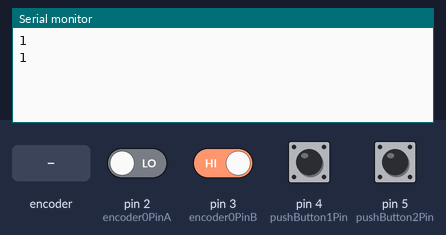
A sketch run on a simulated Arduino Leonardo, built with avr-gcc and run on an emulated ATmega32U4. Parts: the last lines printed to the serial monitor. Inputs (shaded band) come from the test bench; at power-on: pin 3 (encoder0PinB), pin 4 (pushButton1Pin), pin 5 (pushButton2Pin) HIGH, pin 2 (encoder0PinA) LOW. USB keyboard and mouse output is not drawn.

Above: at 1.2 s.
1.3 s: rotary encoder on pin 2 (encoder0PinA) / pin 3 (encoder0PinB) turned 1 step (first pin leading)
At 2.6 s:
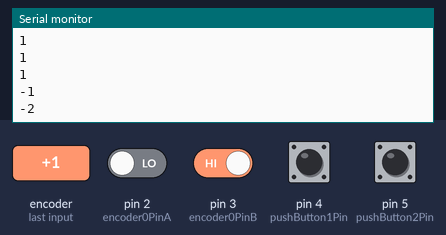
3.0 s: pin 4 (pushButton1Pin) pulled LOW for 0.15 s
At 4.3 s:
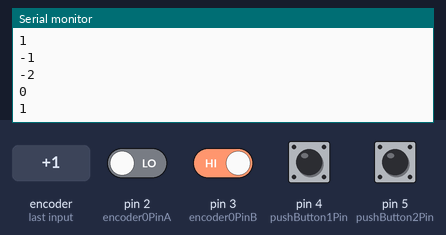
4.6 s: rotary encoder on pin 2 (encoder0PinA) / pin 3 (encoder0PinB) turned 1 step (first pin leading)
At 5.4 s:
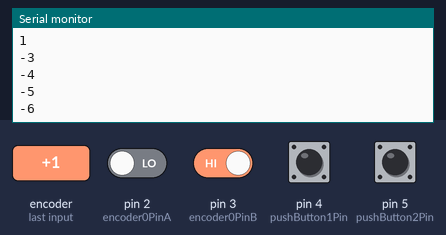
Timing chart, 0 to 7.6 s (numbered marks = the images above; inputs shaded):
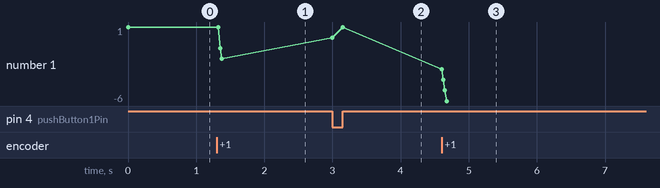

Measured:
- after the input at 1.3 s, the serial monitor: prints a new line after 0.05 s (image 1)
- after the input at 3.0 s, the serial monitor: prints a new line at once (image 2)
- after the input at 4.6 s, the serial monitor: prints a new line at once (image 3)
- plotted number 1: 1 → -2 after the input at 1.3 s, 1 → -6 after the input at 4.6 s

The sketch:

rotary-encoder-to-mouse.ino
```cpp
#include <Mouse.h>
#include <Keyboard.h>

#define encoder0PinA  2
#define encoder0PinB  3
#define pushButton1Pin  4
#define pushButton2Pin  5
#define maxEncoderValue  1024

char keyA = 'a';
char keyB = 'b';

int currentPushButton1State = 0;
int previousPushButton1State = 0;

int currentPushButton2State = 0;
int previousPushButton2State = 0;

float scrub = 0;
float encoderTick = 0;

volatile unsigned int currentEncoder0Pos = 0;
volatile unsigned int previouscurrentEncoder0Pos = 0;

long wheelValue = 0;

bool isWheelValuePositive = true;

void setup() {
  pinMode(encoder0PinA, INPUT);
  pinMode(encoder0PinB, INPUT);

  pinMode(pushButton1Pin, INPUT_PULLUP);
  pinMode(pushButton2Pin, INPUT_PULLUP);

  // encoder pin on interrupt 0 (pin 2)
  attachInterrupt(0, doEncoderA, CHANGE);

  // encoder pin on interrupt 1 (pin 3)
  attachInterrupt(1, doEncoderB, CHANGE);

  Mouse.begin();
  Keyboard.begin();

  Serial.begin (9600);
}

void loop() {

  updateButton1State();
  updateButton2State();

  updateMouseWheel();

}

//void updateEncoderTick() {
//  if (currentEncoder0Pos < 0) {
//    scrub = 1 + (float(currentEncoder0Pos % maxEncoderValue) / float (maxEncoderValue)) ;
//  }
//  else {
//    scrub = float(currentEncoder0Pos % maxEncoderValue) / float (maxEncoderValue);
//  }
//  encoderTick = int((maxEncoderValue * scrub));
//
//  Serial.println (scrub);
//  Serial.println (encoderTick);
//  Serial.println ("---");
//}

// output mousewheel positive value when going in one direction
// and output a negative value when going in the opposite direction
void updateMouseWheel()
{
  if(previouscurrentEncoder0Pos != currentEncoder0Pos)
  {
    if(currentEncoder0Pos > previouscurrentEncoder0Pos)
    {
      if(!isWheelValuePositive)
      {
        wheelValue = 0;
        isWheelValuePositive = true;
      }
      wheelValue++;
    }
    else
    {
      if(isWheelValuePositive)
      {
        wheelValue = 0;
        isWheelValuePositive = false;
      }
      wheelValue--;
    }

    previouscurrentEncoder0Pos = currentEncoder0Pos;
    Serial.println (wheelValue);
    Mouse.move(0,0,wheelValue);
  }
}

//ouput keyboard letter a when the button is pressed
void updateButton1State()
{
  currentPushButton1State = digitalRead(pushButton1Pin);
  if(currentPushButton1State != previousPushButton1State)
  {
    previousPushButton1State = currentPushButton1State;
    Serial.println (currentPushButton1State, DEC);
    if (currentPushButton1State == HIGH) {
      Keyboard.press(keyA);
    } else {
      Keyboard.release(keyA);
    }
  }
}

//ouput keyboard letter b when the button is pressed
void updateButton2State()
{
  currentPushButton2State = digitalRead(pushButton2Pin);
  if(currentPushButton2State != previousPushButton2State)
  {
    previousPushButton2State = currentPushButton2State;
    Serial.println (currentPushButton2State, DEC);
    if (currentPushButton2State == HIGH) {
      Keyboard.press(keyB);
    } else {
      Keyboard.release(keyB);
    }
  }
}

void doEncoderA() {
  // look for a low-to-high on channel A
  if (digitalRead(encoder0PinA) == HIGH) {

    // check channel B to see which way encoder is turning
    if (digitalRead(encoder0PinB) == LOW) {
      currentEncoder0Pos = currentEncoder0Pos + 1;         // CW
    }
    else {
      currentEncoder0Pos = currentEncoder0Pos - 1;         // CCW
    }
  }

  else   // must be a high-to-low edge on channel A
  {
    // check channel B to see which way encoder is turning
    if (digitalRead(encoder0PinB) == HIGH) {
      currentEncoder0Pos = currentEncoder0Pos + 1;          // CW
    }
    else {
      currentEncoder0Pos = currentEncoder0Pos - 1;          // CCW
    }
  }
  // use for debugging - remember to comment out
}

void doEncoderB() {
  // look for a low-to-high on channel B
  if (digitalRead(encoder0PinB) == HIGH) {

    // check channel A to see which way encoder is turning
    if (digitalRead(encoder0PinA) == HIGH) {
      currentEncoder0Pos = currentEncoder0Pos + 1;         // CW
    }
    else {
      currentEncoder0Pos = currentEncoder0Pos - 1;         // CCW
    }
  }

  // Look for a high-to-low on channel B

  else {
    // check channel B to see which way encoder is turning
    if (digitalRead(encoder0PinA) == LOW) {
      currentEncoder0Pos = currentEncoder0Pos + 1;          // CW
    }
    else {
      currentEncoder0Pos = currentEncoder0Pos - 1;          // CCW
    }
  }
}
```
